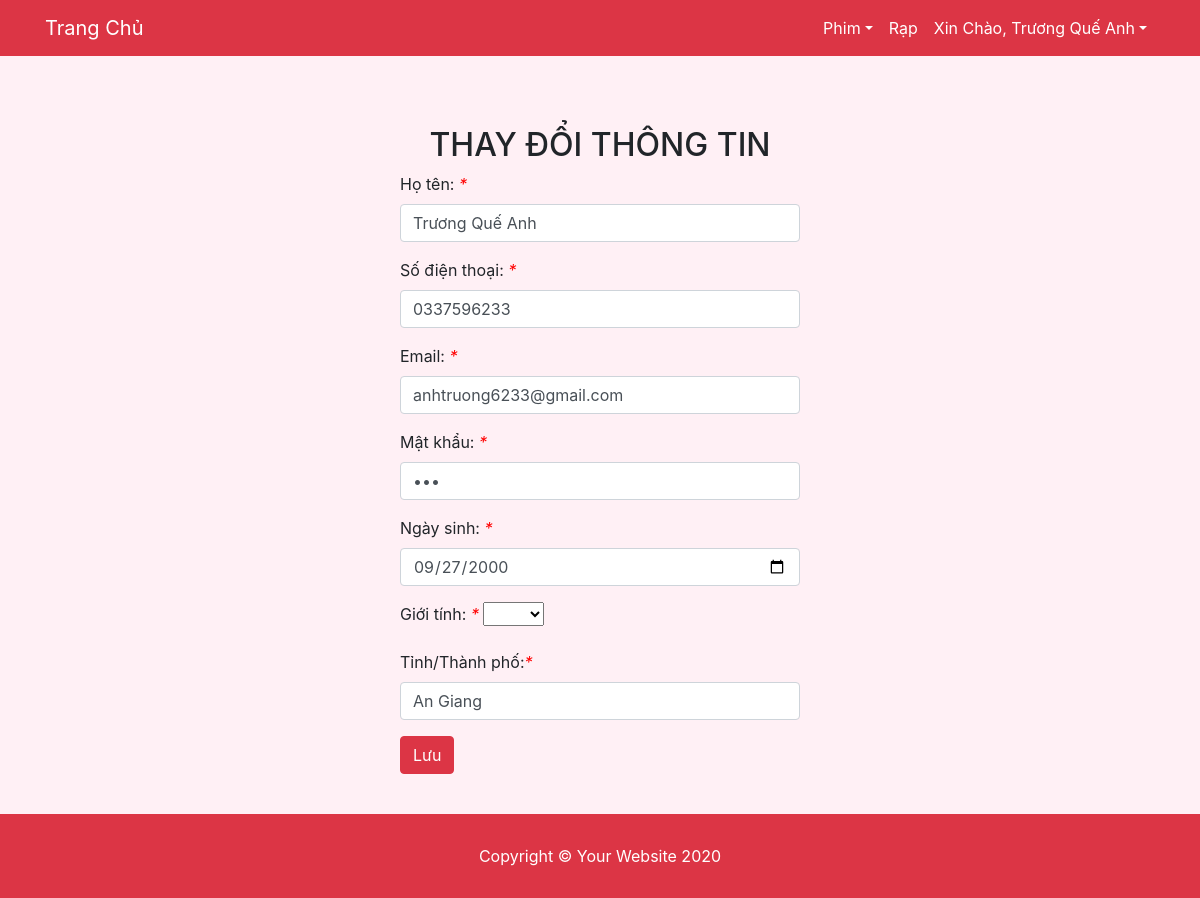
Page /user/edit-info.php (signed in) on the committed database.
### tables this page shows
CREATE TABLE `user` (
  `hoten` text NOT NULL,
  `sdt` text NOT NULL,
  `email` varchar(50) NOT NULL,
  `matkhau` text NOT NULL,
  `ngaysinh` date NOT NULL,
  `gioitinh` text NOT NULL,
  `tinhtp` text NOT NULL
);

### user/edit-info.php (the view, shortened to what this page needs)
<?php
    require ("header.php");
    require ("../config.php");
?>
<!DOCTYPE html>
<html lang="en">
<head>
</head>
<body>
    <form method="POST">
        <center><h2>THAY ĐỔI THÔNG TIN</h2></center>
        <?php
            $user_email=$_SESSION['email'];
            $stmt=$conn->prepare("select * from user where email=?");
            $stmt->bind_param("s",$user_email);
            $stmt->execute();
            $result = $stmt->get_result();
            $row=$result->fetch_assoc();
        ?>
        <div class="form-group">
            <label >Họ tên: <em>*</em></label>
            <input type="text" class="form-control" id="hoten" value="<?=$row['hoten']?>" name="hoten">
        </div>
        <div class="form-group">
            <label >Số điện thoại: <em>*</em></label>
            <input type="text" class="form-control" id="sdt" value="<?=$row['sdt']?>" name="sdt">
        </div>
        <div class="form-group">
            <label >Email: <em>*</em></label>
            <input type="email" class="form-control" id="email" value="<?=$row['email']?>" name="email">
        </div>
        <div class="form-group">
            <label >Mật khẩu: <em>*</em></label>
            <input type="password" class="form-control" id="matkhau" value="<?=$row['matkhau']?>" name="matkhau">
        </div>
        <div class="form-group">
            <label >Ngày sinh: <em>*</em></label>
            <input type="date" class="form-control" id="ngaysinh" value="<?=$row['ngaysinh']?>" name="ngaysinh">
        </div>
		<div class="form-group">
            <label >Giới tính: <em>*</em></label>
            <select name="gioitinh" id="gioitinh">
                <option></option>
                <option value="Nam">Nam</option>
            </select>
        </div>
        <div class="form-group">
            <label for="tinhtp">Tỉnh/Thành phố:<em>*</em></label>
            <input type="text" class="form-control" id="tinhtp" value="<?=$row['tinhtp']?>" name="tinhtp">
        </div>
        <button type="submit" class="btn btn-danger" name = "save">Lưu</button><br><br>
	</form>
<?php
    require("../footer.php");
?>
</body>
</html>

### user/header.php (shortened to what this page needs)
<?php
    require("../config.php");
?>
<!DOCTYPE html>
<html>
<head>
    <link rel="stylesheet" href="https://maxcdn.bootstrapcdn.com/bootstrap/4.4.1/css/bootstrap.min.css">
    <link rel="stylesheet" href="../css/mystyle.css">
</head>
<body>
    <nav class="navbar navbar-expand-lg bg-danger navbar-dark header">
        <div class="container">
            <div class="navbar-header">
                <a class="navbar-brand" href="index.php">Trang Chủ</a>
            </div>
            <div class="collapse navbar-collapse" id="collapsibleNavbar">
                <ul class="nav navbar-nav ml-auto">
                    <li class="nav-item active dropdown">
                        <a class="nav-link dropdown-toggle" href="#" id="navbardrop" data-toggle="dropdown">Phim</a>
                    </li>
                    <li class="nav-item active"><a class="nav-link" href="rap.php">Rạp</a></li>
                    <?php
                        if(isset($_SESSION['email'])){
                            $email=$_SESSION['email'];
                            $stmt=$conn->prepare("select hoten from user where email=?");
                            $stmt->bind_param("s",$email);
                            $stmt->execute();
                            $result = $stmt->get_result();
                            $row=$result->fetch_assoc();
                            $hoten=$row['hoten'];
                            echo("
                                <li class='nav-item active dropdown'>
                                    <a class='nav-link dropdown-toggle' href='#' id='navbardrop' data-toggle='dropdown'>Xin Chào, $hoten</a>
                                    <div class='dropdown-menu'>
                                        <a class='dropdown-item' href='thanhvien.php?mod=info'>Tài Khoản</a>
                                        <a class='dropdown-item' href='dangxuat.php'>Đăng Xuất</a>
                                    </div>
                                </li>");
                        }
                    ?>
                </ul>
            </div>
        </div>
    </nav>
</body>
</html>

### css/mystyle.css (style rules this page uses)
html { position: relative; min-height: 100%; }
body { background-color: #FFF0F5; margin: 0 0 100px; }
nav { margin-bottom: 70px; }
.header { width: 100%!important; }

### user/edit-info.php (style rules this page uses)
form { max-width: 400px; margin: auto; }
em { color: red; }

### rows in the picture
user: hoten "Trương Quế Anh", sdt "0337596233", email "anhtruong6233@gmail.com", ngaysinh "09/27/2000", tinhtp "An Giang"
